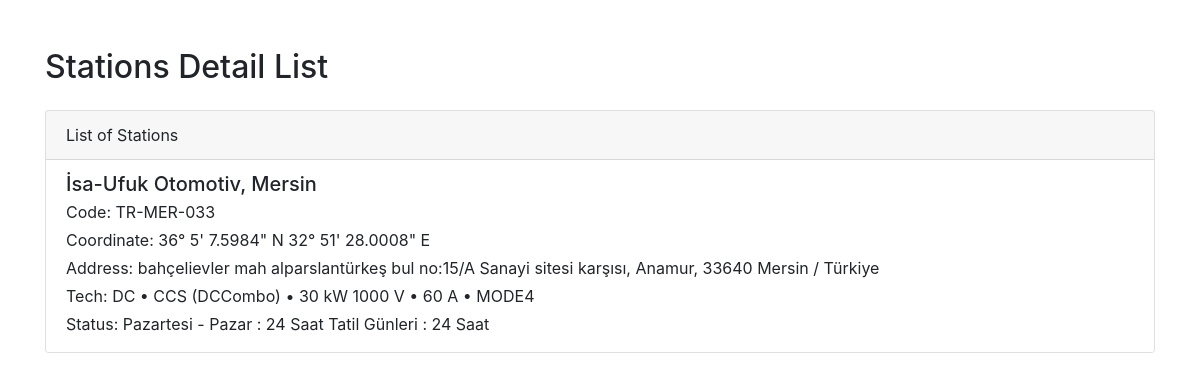
Page /chargeMap/station/1/ on the committed database.
### chargeMap/models.py (models this page shows, shortened)
class EChargeStations(models.Model):
    station_name = models.TextField(blank=True, null=True)
    station_code = models.TextField(blank=True, null=True)
    station_coordinate = models.TextField(blank=True, null=True)
    station_address = models.TextField(blank=True, null=True)
    station_tech = models.TextField(blank=True, null=True)
    station_status = models.TextField(blank=True, null=True)
    class Meta:
        managed = False
        db_table = 'e_charge_stations'

### chargeMap/views.py (the view)
# urls.py: path('station/<int:pk>/', GeoCodingView.as_view(), name='geocoding_view'),
class GeoCodingView(View):
    template_name = 'geocoding.html'
    def get(self, request, pk):
        key = settings.GOOGLE_API_KEY
        chosen_station = EChargeStations.objects.get(pk=pk)
        context = {
            "chosen_station": chosen_station,
        }
        return render(request, self.template_name, context)

### chargeMap/templates/geocoding.html (shortened to what this page needs)
<!DOCTYPE html>
<html lang="en">
<head>
    <link rel="stylesheet" href="https://stackpath.bootstrapcdn.com/bootstrap/4.5.2/css/bootstrap.min.css">
</head>
<body>
    <div class="container mt-5">
        <h2 class="mb-4"> Stations Detail List</h2>
        <div class="card">
            <div class="card-header">
                List of Stations
            </div>
            <ul class="list-group list-group-flush">
                               <li class="list-group-item d-flex justify-content-between align-items-center">
                    <div>
                        <h5 class="mb-1">{{ chosen_station.station_name }}</h5>
                        <p class="mb-1">Code: {{ chosen_station.station_code }}</p>
                        <p class="mb-1">Coordinate: {{ chosen_station.station_coordinate }}</p>
                        <p class="mb-1">Address: {{ chosen_station.station_address }}</p>
                        <p class="mb-1">Tech: {{ chosen_station.station_tech }}</p>
                        <p class="mb-1">Status: {{ chosen_station.station_status }}</p>
                    </div>
                </li>
            </ul>
        </div>
    </div>
</body>
</html>

### rows in the picture
EChargeStations: station_name "İsa-Ufuk Otomotiv, Mersin", station_code "TR-MER-033", station_coordinate "36° 5' 7.5984\" N 32° 51' 28.0008\" E", station_address "bahçelievler mah alparslantürkeş bul no:15/A Sanayi sitesi karşısı, Anamur, 33640 Mersin / Türkiye", station_tech "DC • CCS (DCCombo) • 30 kW 1000 V • 60 A • MODE4", station_status "Pazartesi - Pazar : 24 Saat Tatil Günleri : 24 Saat"
